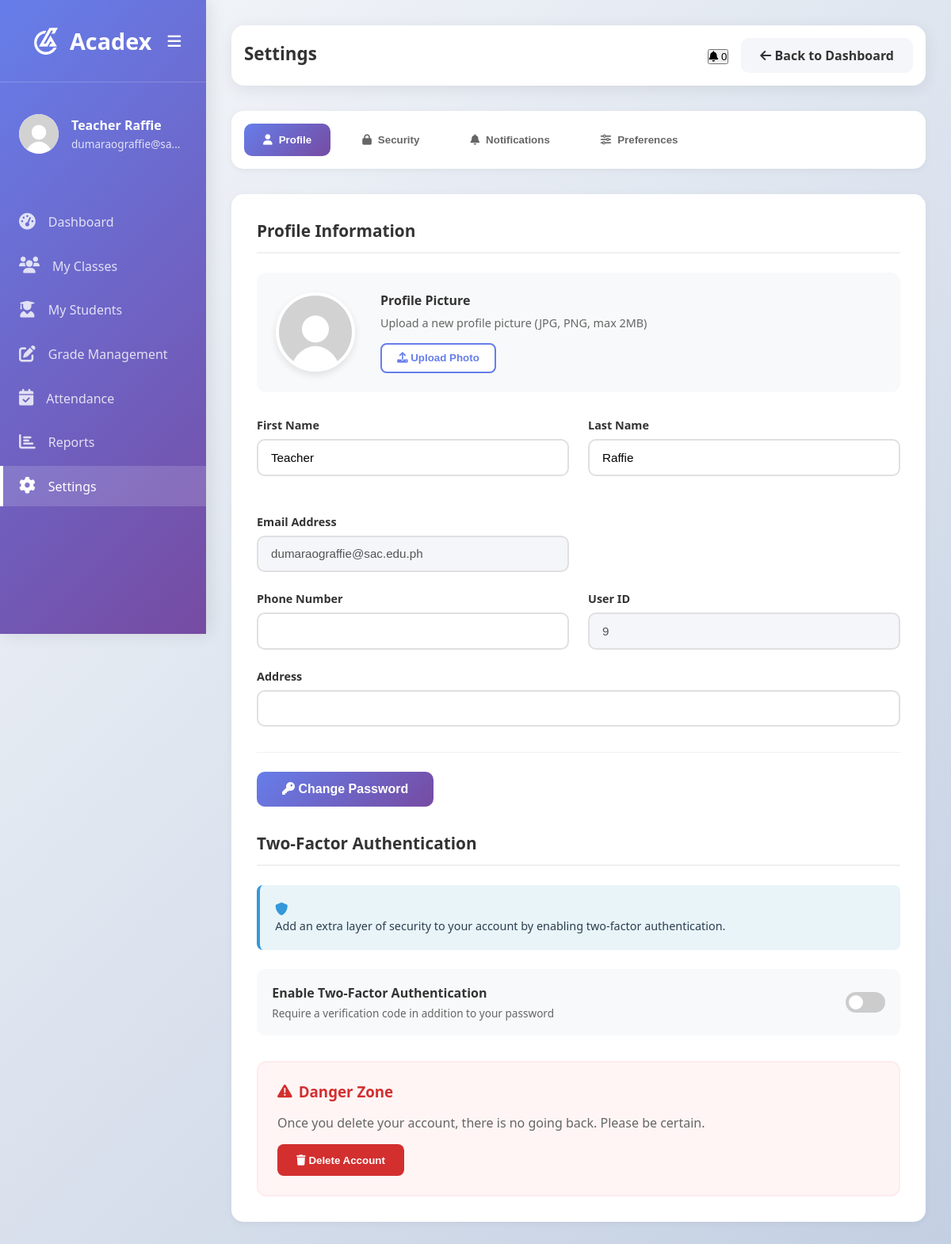
/teacher/t-settings.php (signed in), run on the app's committed database.
### tables this page shows
CREATE TABLE `users` (
  `id` int(11) NOT NULL,
  `first_name` varchar(255) NOT NULL DEFAULT '',
  `last_name` varchar(255) NOT NULL DEFAULT '',
  `full_name` varchar(255) NOT NULL,
  `department` varchar(255) NOT NULL,
  `email` varchar(255) NOT NULL,
  `password` varchar(255) NOT NULL,
  `user_type` varchar(50) NOT NULL,
  `created_at` timestamp NOT NULL DEFAULT current_timestamp()
);

### includes/teacher_requests.php (called while the page is built, shortened)
<?php
try {
    try {
        $pdo->exec("
            CREATE TABLE IF NOT EXISTS student_requests (
                id INT AUTO_INCREMENT PRIMARY KEY,
                student_id INT NOT NULL,
                student_number VARCHAR(50) NOT NULL,
                student_name VARCHAR(255) NOT NULL,
                student_email VARCHAR(255) NOT NULL,
                class_id INT NULL,
                class_name VARCHAR(255) NULL,
                teacher_email VARCHAR(255) NOT NULL,
                request_type ENUM('grade','attendance') NOT NULL,
                term ENUM('prelim','midterm','finals','all') NULL,
                message TEXT NULL,
                status ENUM('pending','resolved') NOT NULL DEFAULT 'pending',
                resolved_at TIMESTAMP NULL,
                resolved_by VARCHAR(255) NULL,
                is_seen TINYINT(1) NOT NULL DEFAULT 0,
                created_at TIMESTAMP DEFAULT CURRENT_TIMESTAMP,
                INDEX idx_teacher_status (teacher_email, status, created_at)
            )
        ");
        $pdo->exec("ALTER TABLE student_requests ADD COLUMN IF NOT EXISTS is_seen TINYINT(1) NOT NULL DEFAULT 0");
        $pdo->exec("ALTER TABLE student_requests ADD COLUMN IF NOT EXISTS resolved_at TIMESTAMP NULL");
        $pdo->exec("ALTER TABLE student_requests ADD COLUMN IF NOT EXISTS resolved_by VARCHAR(255) NULL");
    } catch (PDOException $e) {
    }
    try {
        $stmt = $pdo->prepare("SELECT COUNT(*) as request_count FROM student_requests WHERE teacher_email = ? AND status = 'pending' AND is_seen = 0");
        $stmt->execute([$userEmail]);
        $requestCountResult = $stmt->fetch();
        $requestCount = $requestCountResult['request_count'] ?? 0;
    } catch (PDOException $e) {
        $stmt = $pdo->prepare("
            SELECT id, student_id, student_name, class_id, class_name, request_type, term, created_at, 0 as is_seen
            FROM student_requests
            WHERE teacher_email = ? AND status = 'pending'
            ORDER BY created_at DESC
            LIMIT 5
        ");
        $stmt->execute([$userEmail]);
        $studentRequests = $stmt->fetchAll(PDO::FETCH_ASSOC);
        $requestCount = count($studentRequests);
        $pendingRequestsAll = $studentRequests;
        $completedRequestsAll = [];
    }
} catch (PDOException $e) {
    $requestCount = 0;
    $studentRequests = [];
    $pendingRequestsAll = [];
    $completedRequestsAll = [];
}

### teacher/t-settings.php (the view, shortened to what this page needs)
<?php
include '../includes/connection.php';
$userId = $_SESSION['user_id'];
$userFirstName = $_SESSION['first_name'] ?? '';
$userLastName = $_SESSION['last_name'] ?? '';
$userFullName = trim(($userFirstName ?? '') . ' ' . ($userLastName ?? ''));
$userEmail = $_SESSION['email'] ?? 'Unknown Email';
include '../includes/teacher_requests.php';
try {
    $stmt = $pdo->prepare("SELECT * FROM users WHERE id = ?");
    $stmt->execute([$userId]);
    $user = $stmt->fetch();
} catch (PDOException $e) {
    $user = null;
}
?>
<!DOCTYPE html>
<html lang="en">
<head>
    <link rel="stylesheet" href="https://cdnjs.cloudflare.com/ajax/libs/font-awesome/6.0.0/css/all.min.css">
    <link rel="stylesheet" href="../style.css">
    <link rel="stylesheet" href="../css/teacher/t-settings.css">
</head>
<body>
    <aside class="sidebar" id="sidebar">
        <div class="sidebar-header">
            <div class="sidebar-header-column">
                <img class="sidebar-logo" src="../image/Acadex-logo-white.webp" alt="Acadex Logo">
            </div>
            <div class="sidebar-header-column sidebar-header-title">
                <div class="logo">Acadex</div>
            </div>
            <div class="sidebar-header-column sidebar-header-toggle">
                <button class="sidebar-toggle" id="sidebarToggle" title="Toggle Sidebar"></button>
            </div>
        </div>
        <div class="user-info">
            <div class="user-avatar">
                <img src="../image/default.webp" alt="">
            </div>
            <div class="user-details">
                <h3><?php echo htmlspecialchars($userFullName); ?></h3>
                <p><?php echo htmlspecialchars($userEmail); ?></p>
            </div>
        </div>
        <ul class="nav-menu">
            <li class="nav-item">
                <a href="t-dashboard.php" class="nav-link">
                    <i class="fas fa-tachometer-alt nav-icon"></i>
                    <span>Dashboard</span>
                </a>
            </li>
            <li class="nav-item">
                <a href="t-classes.php" class="nav-link">
                    <i class="fas fa-users nav-icon"></i>
                    <span>My Classes</span>
                </a>
            </li>
            <li class="nav-item">
                <a href="t-students.php" class="nav-link">
                    <i class="fas fa-user-graduate nav-icon"></i>
                    <span>My Students</span>
                </a>
            </li>
            <li class="nav-item">
                <a href="t-grades.php" class="nav-link">
                    <i class="fas fa-edit nav-icon"></i>
                    <span>Grade Management</span>
                </a>
            </li>
            <li class="nav-item">
                <a href="t-attendance.php" class="nav-link">
                    <i class="fas fa-calendar-check nav-icon"></i>
                    <span>Attendance</span>
                </a>
            </li>
            <li class="nav-item">
                <a href="t-reports.php" class="nav-link">
                    <i class="fas fa-chart-bar nav-icon"></i>
                    <span>Reports</span>
                </a>
            </li>
            <li class="nav-item">
                <a href="#" class="nav-link active">
                    <i class="fas fa-cog nav-icon"></i>
                    <span>Settings</span>
                </a>
            </li>
        </ul>
    </aside>
    <main class="main-content">
        <div class="top-bar">
            <div class="page-title">
                <h1>Settings</h1>
            </div>
            <div class="top-actions">
                <div class="notification-wrapper">
                    <button class="notification-btn" id="notificationBtn" aria-expanded="false" aria-controls="notificationMenu">
                        <i class="fas fa-bell"></i>
                        <span class="notification-badge"><?php echo $requestCount; ?></span>
                    </button>
                </div>
                <a href="t-dashboard.php" class="back-btn">
                    <i class="fas fa-arrow-left"></i> Back to Dashboard
                </a>
            </div>
        </div>
        <div class="settings-container">
            <div class="settings-tabs">
                <button class="tab-btn active" data-tab="profile">
                    <i class="fas fa-user"></i> Profile
                </button>
                <button class="tab-btn" data-tab="security">
                    <i class="fas fa-lock"></i> Security
                </button>
                <button class="tab-btn" data-tab="notifications">
                    <i class="fas fa-bell"></i> Notifications
                </button>
                <button class="tab-btn" data-tab="preferences">
                    <i class="fas fa-sliders-h"></i> Preferences
                </button>
            </div>
            <div class="settings-content">
                <div class="tab-pane active" id="profile">
                    <h2 class="section-title">Profile Information</h2>
                    <div class="profile-picture-section">
                        <div class="profile-picture">
                            <img src="../image/default.webp" alt="Profile Picture">
                        </div>
                        <div class="profile-picture-info">
                            <h4>Profile Picture</h4>
                            <p>Upload a new profile picture (JPG, PNG, max 2MB)</p>
                            <button class="btn-upload">
                                <i class="fas fa-upload"></i> Upload Photo
                            </button>
                        </div>
                    </div>
                    <form method="POST" action="">
                        <div class="form-row">
                            <div class="form-group">
                                <label class="form-label">First Name</label>
                                <input type="text" name="first_name" class="form-input"
                                       value="<?php echo htmlspecialchars($user['first_name'] ?? ''); ?>" required>
                            </div>
                            <div class="form-group">
                                <label class="form-label">Last Name</label>
                                <input type="text" name="last_name" class="form-input"
                                       value="<?php echo htmlspecialchars($user['last_name'] ?? ''); ?>" required>
                            </div>
                            <div class="form-group">
                                <label class="form-label">Email Address</label>
                                <input type="email" class="form-input"
                                       value="<?php echo htmlspecialchars($user['email'] ?? ''); ?>" disabled>
                            </div>
                        </div>
                        <div class="form-row">
                            <div class="form-group">
                                <label class="form-label">Phone Number</label>
                                <input type="tel" name="phone" class="form-input"
                                       value="<?php echo htmlspecialchars($user['phone'] ?? ''); ?>">
                            </div>
                            <div class="form-group">
                                <label class="form-label">User ID</label>
                                <input type="text" class="form-input"
                                       value="<?php echo htmlspecialchars($user['id'] ?? ''); ?>" disabled>
                            </div>
                        </div>
                        <div class="form-group">
                            <label class="form-label">Address</label>
                            <input type="text" name="address" class="form-input"
                                   value="<?php echo htmlspecialchars($user['address'] ?? ''); ?>">
                        </div>
                        <div class="form-actions">
                            <button type="submit" name="change_password" class="btn-primary">
                                <i class="fas fa-key"></i> Change Password
                            </button>
                        </div>
                    </form>
                    <h3 class="section-title" style="margin-top: 2rem;">Two-Factor Authentication</h3>
                    <div class="info-box">
                        <i class="fas fa-shield-alt"></i>
                        <p>Add an extra layer of security to your account by enabling two-factor authentication.</p>
                    </div>
                    <div class="switch-group">
                        <div class="switch-info">
                            <h4>Enable Two-Factor Authentication</h4>
                            <p>Require a verification code in addition to your password</p>
                        </div>
                        <label class="switch">
                            <span class="slider"></span>
                        </label>
                    </div>
                    <div class="danger-zone">
                        <h3><i class="fas fa-exclamation-triangle"></i> Danger Zone</h3>
                        <p>Once you delete your account, there is no going back. Please be certain.</p>
                        <button class="btn-danger" onclick="deleteAccount()">
                            <i class="fas fa-trash"></i> Delete Account
                        </button>
                    </div>
                </div>
            </div>
        </div>
    </main>
</body>
</html>

### style.css (style rules this page uses)
*, *::before, *::after { box-sizing: border-box; }
.notification-wrapper { position: relative; }

### data on the page
users: first_name "Teacher", last_name "Raffie", email "dumaraograffie@sac.edu.ph", id "9"

### other printed values
$userFullName "Teacher Raffie"
$requestCount "0"
